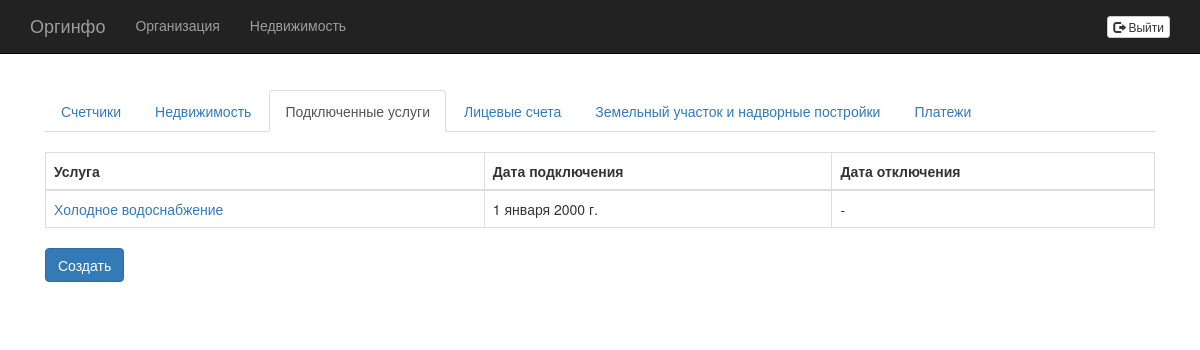
The page /real_estates/5/service_usages/ on the database its author committed.
### accounting/models.py (models this page shows, shortened)
class ServiceClient(models.Model):
    COLD_WATER_SERVICE = 'COLD_WATER_SERVICE'
    HOT_WATER_SERVICE = 'HOT_WATER_SERVICE'
    HEATING_SERVICE = 'HEATING_SERVICE'
    SERVICE_NAMES = (
        (COLD_WATER_SERVICE, 'Холодное водоснабжение'),
        (HOT_WATER_SERVICE, 'Горячее водоснабжение'),
        (HEATING_SERVICE, 'Отопление'),
    )
    real_estate = models.ForeignKey(RealEstate)
    service_name = models.CharField(max_length=100, choices=SERVICE_NAMES, default=COLD_WATER_SERVICE)
    start = models.DateField()
    end = models.DateField(blank=True, null=True)

### accounting/views.py (the view)
# urls.py: url(r'^real_estates/(?P<real_estate_id>\d+)/service_usages/$', views.ServiceUsages.as_view(), name='service_usages'),
class ServiceUsages(ListView):
    model = ServiceClient
    template_name = 'accounting/service_usages.html'
    context_object_name = 'services'
    def get_queryset(self):
        return ServiceClient.objects.filter(real_estate=self.kwargs['real_estate_id']);
    def get_context_data(self, **kwargs):
        context = super(ServiceUsages, self).get_context_data(**kwargs)
        context['real_estate_id'] = self.kwargs['real_estate_id']
        return context

### accounting/templates/accounting/service_usages.html
{% extends "accounting/real-estate-menu-item.html" %}
{% block real_estate_tab_content %}
{% if services %}
    <table class="table table-bordered">
        <thead>
            <tr>
                <th>Услуга</th>
                <th>Дата подключения</th>
                <th>Дата отключения</th>
            </tr>
        </thead>
        <tbody>
        {% for service in services %}
            <tr>
                <td><a href="{% url "accounting:service_usage" real_estate_id service.id %}">{{ service.get_service_name_display }}</a></td>
                <td>{{ service.start }}</td>
                <td>{{ service.end|default:"-" }}</td>
            </tr>
        {% endfor %}
        </tbody>
    </table>
{% else %}
    <p>Ни одна услуга не подключена.</p>
{% endif %}
<a class="btn btn-primary btn-default" role="button" href="{% url "accounting:create_service_usage" real_estate_id %}">Создать</a>
{% endblock %}

### orginfo/templates/starter-template.html (style rules this page uses)
body { padding-top: 50px; }

### rows shown on the page
ServiceClient: service_name "Холодное водоснабжение", start "1 января 2000 г.", end "-"
